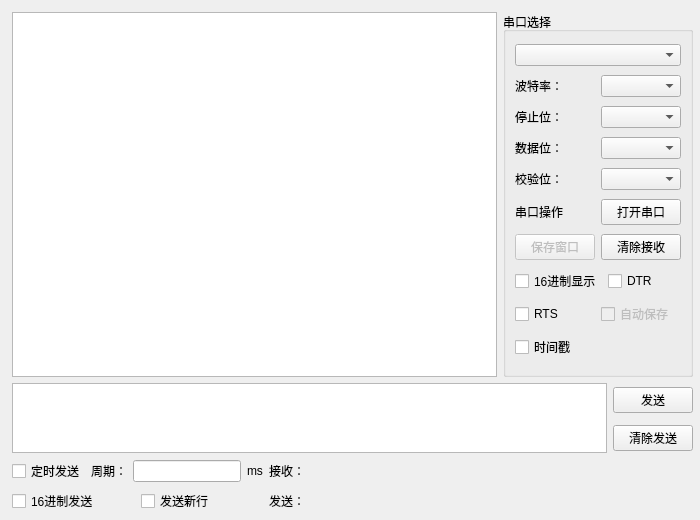
<?xml version="1.0" encoding="UTF-8"?>
<ui version="4.0">
 <class>Serial</class>
 <widget class="QWidget" name="Serial">
  <property name="geometry">
   <rect>
    <x>0</x>
    <y>0</y>
    <width>700</width>
    <height>520</height>
   </rect>
  </property>
  <property name="windowTitle">
   <string>Form</string>
  </property>
  <widget class="QWidget" name="layoutWidget">
   <property name="geometry">
    <rect>
     <x>12</x>
     <y>12</y>
     <width>681</width>
     <height>501</height>
    </rect>
   </property>
   <layout class="QGridLayout" name="gridLayout_5">
    <item row="0" column="0" colspan="2">
     <layout class="QGridLayout" name="gridLayout">
      <item row="0" column="0">
       <widget class="QTextEdit" name="textEdit_Receive"/>
      </item>
      <item row="0" column="1">
       <widget class="QGroupBox" name="groupBox">
        <property name="title">
         <string>串口选择</string>
        </property>
        <layout class="QGridLayout" name="gridLayout_2">
         <item row="2" column="0">
          <layout class="QHBoxLayout" name="horizontalLayout_3">
           <item>
            <widget class="QLabel" name="label_3">
             <property name="text">
              <string>停止位：</string>
             </property>
            </widget>
           </item>
           <item>
            <widget class="QComboBox" name="comboBox_Stop"/>
           </item>
          </layout>
         </item>
         <item row="1" column="0">
          <layout class="QHBoxLayout" name="horizontalLayout">
           <item>
            <widget class="QLabel" name="label">
             <property name="text">
              <string>波特率：</string>
             </property>
            </widget>
           </item>
           <item>
            <widget class="QComboBox" name="comboBox_Baud"/>
           </item>
          </layout>
         </item>
         <item row="6" column="0">
          <layout class="QHBoxLayout" name="horizontalLayout_7">
           <item>
            <widget class="QPushButton" name="pushButton_Save">
             <property name="enabled">
              <bool>false</bool>
             </property>
             <property name="text">
              <string>保存窗口</string>
             </property>
            </widget>
           </item>
           <item>
            <widget class="QPushButton" name="pushButton_ReceiveClean">
             <property name="text">
              <string>清除接收</string>
             </property>
            </widget>
           </item>
          </layout>
         </item>
         <item row="8" column="0">
          <layout class="QHBoxLayout" name="horizontalLayout_9">
           <item>
            <widget class="QCheckBox" name="checkBox_RTS">
             <property name="text">
              <string>RTS</string>
             </property>
            </widget>
           </item>
           <item>
            <widget class="QCheckBox" name="checkBox_SaveAuto">
             <property name="enabled">
              <bool>false</bool>
             </property>
             <property name="text">
              <string>自动保存</string>
             </property>
            </widget>
           </item>
          </layout>
         </item>
         <item row="5" column="0">
          <layout class="QHBoxLayout" name="horizontalLayout_6">
           <item>
            <widget class="QLabel" name="label_5">
             <property name="text">
              <string>串口操作</string>
             </property>
            </widget>
           </item>
           <item>
            <widget class="QPushButton" name="pushButton_Open">
             <property name="text">
              <string>打开串口</string>
             </property>
            </widget>
           </item>
          </layout>
         </item>
         <item row="7" column="0">
          <layout class="QHBoxLayout" name="horizontalLayout_8">
           <item>
            <widget class="QCheckBox" name="checkBox_HexView">
             <property name="text">
              <string>16进制显示</string>
             </property>
            </widget>
           </item>
           <item>
            <widget class="QCheckBox" name="checkBox_DTR">
             <property name="text">
              <string>DTR</string>
             </property>
            </widget>
           </item>
          </layout>
         </item>
         <item row="4" column="0">
          <layout class="QHBoxLayout" name="horizontalLayout_5">
           <item>
            <widget class="QLabel" name="label_6">
             <property name="text">
              <string>校验位：</string>
             </property>
            </widget>
           </item>
           <item>
            <widget class="QComboBox" name="comboBox_Check"/>
           </item>
          </layout>
         </item>
         <item row="9" column="0">
          <widget class="QCheckBox" name="checkBox_Timemark">
           <property name="text">
            <string>时间戳</string>
           </property>
          </widget>
         </item>
         <item row="3" column="0">
          <layout class="QHBoxLayout" name="horizontalLayout_4">
           <item>
            <widget class="QLabel" name="label_4">
             <property name="text">
              <string>数据位：</string>
             </property>
            </widget>
           </item>
           <item>
            <widget class="QComboBox" name="comboBox_Data"/>
           </item>
          </layout>
         </item>
         <item row="0" column="0">
          <widget class="QComboBox" name="comboBox_Com"/>
         </item>
        </layout>
       </widget>
      </item>
     </layout>
    </item>
    <item row="2" column="0">
     <layout class="QGridLayout" name="gridLayout_4">
      <item row="0" column="0">
       <layout class="QVBoxLayout" name="verticalLayout_2">
        <item>
         <layout class="QHBoxLayout" name="horizontalLayout_11">
          <item>
           <widget class="QCheckBox" name="checkBox_TimeSend">
            <property name="text">
             <string>定时发送</string>
            </property>
           </widget>
          </item>
          <item>
           <widget class="QLabel" name="label_12">
            <property name="text">
             <string>周期：</string>
            </property>
           </widget>
          </item>
          <item>
           <widget class="QLineEdit" name="lineEdit_IntervalTime"/>
          </item>
          <item>
           <widget class="QLabel" name="label_14">
            <property name="text">
             <string>ms</string>
            </property>
           </widget>
          </item>
         </layout>
        </item>
        <item>
         <layout class="QHBoxLayout" name="horizontalLayout_12">
          <item>
           <widget class="QCheckBox" name="checkBox_HexSend">
            <property name="text">
             <string>16进制发送</string>
            </property>
           </widget>
          </item>
          <item>
           <widget class="QCheckBox" name="checkBox_NewLine">
            <property name="text">
             <string>发送新行</string>
            </property>
           </widget>
          </item>
         </layout>
        </item>
       </layout>
      </item>
      <item row="0" column="1">
       <layout class="QVBoxLayout" name="verticalLayout">
        <item>
         <widget class="QLabel" name="label_RX">
          <property name="minimumSize">
           <size>
            <width>100</width>
            <height>0</height>
           </size>
          </property>
          <property name="text">
           <string>接收：</string>
          </property>
         </widget>
        </item>
        <item>
         <widget class="QLabel" name="label_TX">
          <property name="minimumSize">
           <size>
            <width>60</width>
            <height>0</height>
           </size>
          </property>
          <property name="text">
           <string>发送：</string>
          </property>
         </widget>
        </item>
       </layout>
      </item>
     </layout>
    </item>
    <item row="2" column="1">
     <spacer name="horizontalSpacer">
      <property name="orientation">
       <enum>Qt::Horizontal</enum>
      </property>
      <property name="sizeHint" stdset="0">
       <size>
        <width>258</width>
        <height>45</height>
       </size>
      </property>
     </spacer>
    </item>
    <item row="1" column="0" colspan="2">
     <layout class="QGridLayout" name="gridLayout_3">
      <item row="0" column="0" rowspan="2">
       <widget class="QTextEdit" name="textEdit_Send"/>
      </item>
      <item row="0" column="1">
       <widget class="QPushButton" name="pushButton_Send">
        <property name="text">
         <string>发送</string>
        </property>
       </widget>
      </item>
      <item row="1" column="1">
       <widget class="QPushButton" name="pushButton_SendClean">
        <property name="text">
         <string>清除发送</string>
        </property>
       </widget>
      </item>
     </layout>
    </item>
   </layout>
  </widget>
 </widget>
 <resources/>
 <connections/>
</ui>
